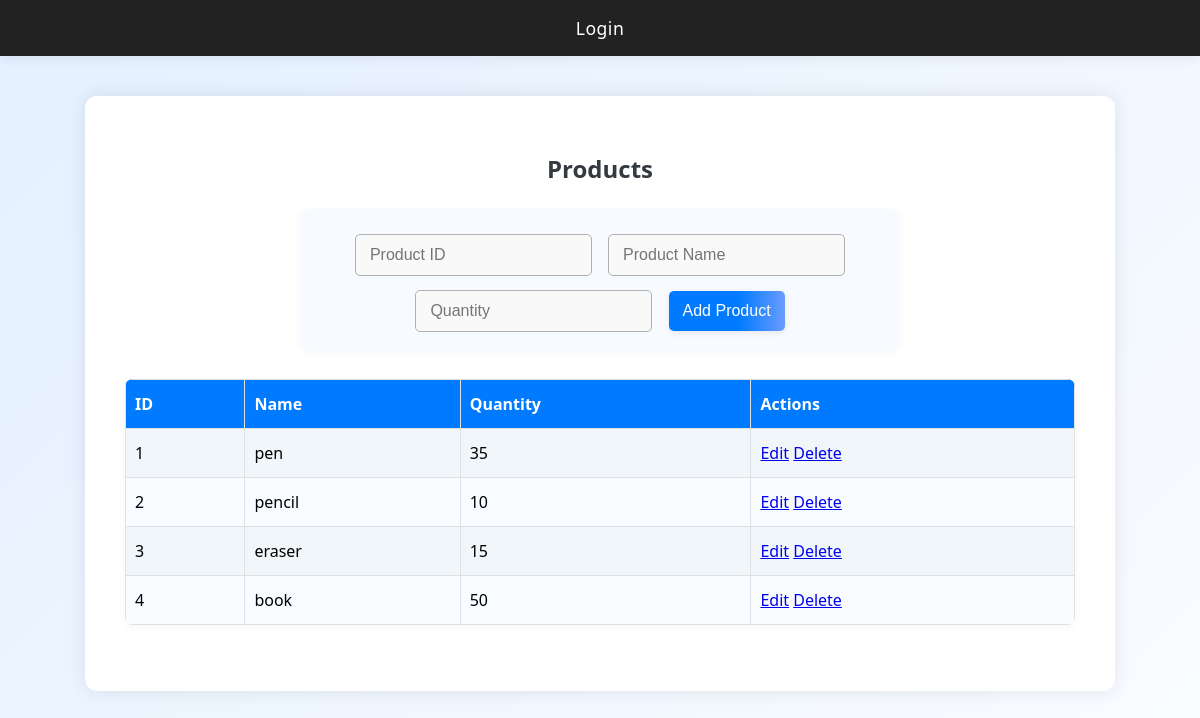
Page /products on the committed database.
### models.py (models this page shows)
class Product(db.Model):
    product_id = db.Column(db.String(50), primary_key=True)
    name = db.Column(db.String(100), nullable=False)
    quantity = db.Column(db.Integer, nullable=False, default=0)  # main stock

### app.py (the view, shortened to what this page needs)
@app.route('/products', methods=['GET', 'POST'])
def products():
    products = Product.query.all()
    return render_template('products.html', products=products)

### app.py (called while the page is built)
@app.before_request
def create_tables():
    db.create_all()
    if not User.query.filter_by(username='admin').first():
        user = User(username='admin')
        user.set_password('admin123')
        db.session.add(user)
        db.session.commit()

### templates/products.html
{% extends "base.html" %}
{% block content %}
<h2>Products</h2>
<form method="POST">
    <input type="text" name="product_id" placeholder="Product ID" required>
    <input type="text" name="name" placeholder="Product Name" required>
    <input type="number" name="quantity" placeholder="Quantity" min="0" required>
    <button type="submit">Add Product</button>
</form>
<table>
    <tr><th>ID</th><th>Name</th><th>Quantity</th><th>Actions</th></tr>
    {% for p in products %}
    <tr>
        <td>{{ p.product_id }}</td>
        <td>{{ p.name }}</td>
        <td>{{ p.quantity }}</td>
        <td>
            <a href="{{ url_for('edit_product', product_id=p.product_id) }}">Edit</a>
            <a href="{{ url_for('delete_product', product_id=p.product_id) }}" onclick="return confirm('Delete?')">Delete</a>
        </td>
    </tr>
    {% endfor %}
</table>
{% endblock %}

### static/style.css (style rules this page uses)
body { font-family: 'Segoe UI', Arial, sans-serif; background: linear-gradient(135deg, #e3f0ff 0%, #fafcff 100%); margin: 0; padding: 0; min-height: 100vh; }
h1, h2 { color: #343a40; text-align: center; font-weight: 600; margin-bottom: 24px; }
form { margin-bottom: 28px; text-align: center; background: #f7faff; padding: 18px 0 12px 0; border-radius: 8px; box-shadow: 0 2px 8px rgba(0,0,0,0.03); max-width: 600px; margin-left: auto; margin-right: auto; }
input, select, button { padding: 11px 14px; margin: 7px 6px; border-radius: 5px; border: 1px solid #b0b0b0; font-size: 1em; background: #f9f9f9; transition: border 0.2s, box-shadow 0.2s; }
button { background: linear-gradient(90deg, #007bff 60%, #6a9cff 100%); color: #fff; border: none; font-weight: 500; cursor: pointer; transition: background 0.2s, box-shadow 0.2s, transform 0.1s; box-shadow: 0 2px 7px rgba(0,0,0,0.08); }
table { width: 100%; border-collapse: collapse; margin-bottom: 36px; background: #f8fbff; border-radius: 8px; overflow: hidden; box-shadow: 0 2px 10px rgba(0,0,0,0.04); }
th, td { border: 1px solid #e0e0e0; padding: 13px 9px; text-align: left; }
th { background: #007bff; color: #fff; font-weight: 600; }
tr:nth-child(even) { background: #f1f6fa; }

### rows in the picture
Product: product_id "1", name "pen", quantity "35"
Product: product_id "2", name "pencil", quantity "10"
Product: product_id "3", name "eraser", quantity "15"
Product: product_id "4", name "book", quantity "50"
